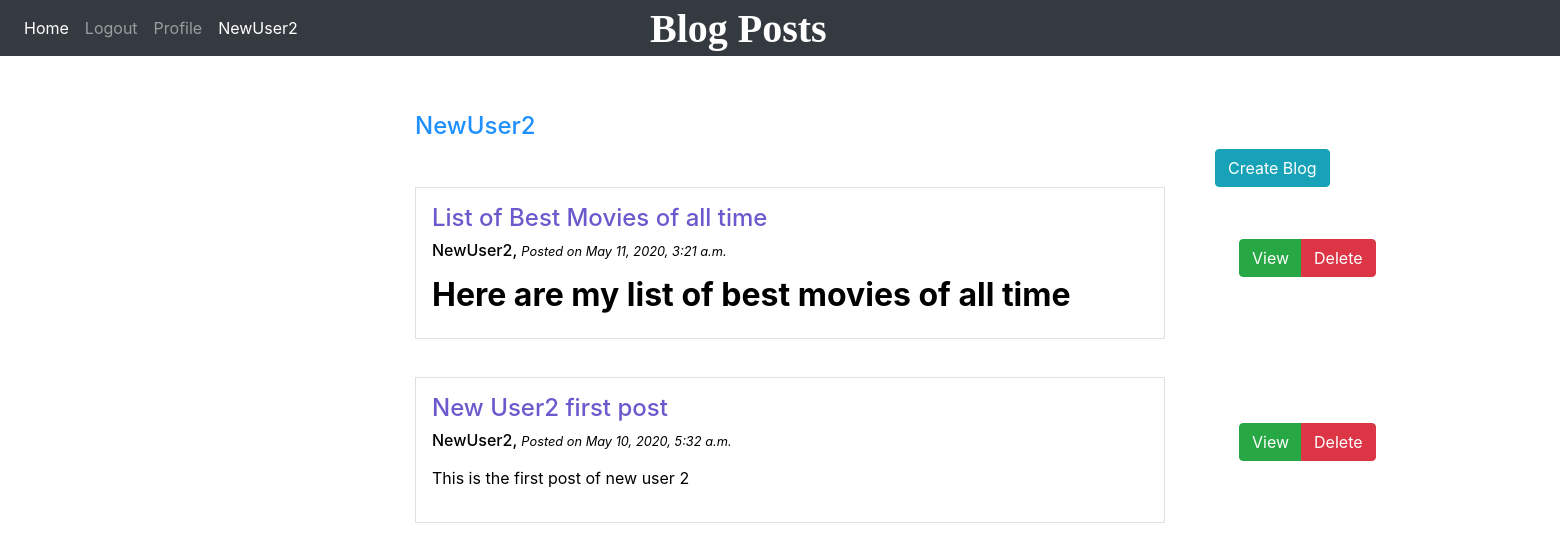
Screenshot of /profile/ (signed in) with the database file from the repository.
### blog/models.py (models this page shows)
class Post(models.Model):
    title = models.CharField(max_length=100)
    content = RichTextField()
    date_posted = models.DateTimeField(default=timezone.now)
    author = models.ForeignKey(User, on_delete=models.CASCADE)

### users/views.py (the view)
# urls.py: path('profile/', user_views.profile, name='profile'),
@login_required
def profile(request):
    user = User.objects.get(username=request.user.username)
    posts = Post.objects.filter(author=user).order_by('-date_posted')
    return render(request, 'users/profile.html', {'posts': posts})

### users/templates/users/profile.html (shortened to what this page needs)
{% extends "blog/home_page.html" %}
{% load static  %}
{% block content %}
    <link rel="stylesheet" type="text/css" href="{% static 'users/style_users.css' %}">
    <h4> {{ user.username }} </h4>
        <div style="position:relative;left:800px;">
            {% if user.is_authenticated %}
                <a href="{% url 'create-blog' %}" class="btn btn-info" role="button">Create Blog</a>
            {% endif %}
        </div>
        <div>
            {% for post in posts %}
                <div class="media border p-3" id="post_box">
                    <div class="media-body" style="color:black;">
                        <h4 id="post_title"> {{ post.title }} </h4>
                        <h6> <span class="lg-col-10"> {{ post.author }}, <small><i> Posted on {{ post.date_posted }} </i></small> </h6>
                        <p>{{post.content | truncatechars:100 | safe }}</p>
                    </div>
                </div>
                    <form class="form-inline" name="Form1"  method="post">
                        <div class="btn-group" style="position:relative;left:550px;top:-100px;">
                            <button type="submit" class="btn btn-success" name="view_button" formaction="/viewpost">View</button>
                            <button type="submit" class="btn btn-danger" name="delete_button" formaction="/deletepost/">Delete</button>
                        </div>
                    </form>
            {% endfor %}
        </div>
{% endblock content %}

### blog/templates/blog/home_page.html (shortened to what this page needs)
{% load static %}
<!DOCTYPE html>
<html lang="" dir="ltr">
    <head>
        <link rel="stylesheet" href="https://maxcdn.bootstrapcdn.com/bootstrap/4.0.0/css/bootstrap.min.css"
>
        <link rel="stylesheet" type="text/css" href="{% static 'blog/style_sheet.css' %}">
    </head>
    <body>
        <nav class="navbar navbar-expand-sm bg-dark navbar-dark">
            <ul class="navbar-nav">
                <li class="nav-item active">
                    <a class="nav-link" href="{% url 'home-page' %}">Home</a>
                </li>
                {% if user.is_authenticated %}
                    <li class="nav-item">
                    <a class="nav-link" href="{% url 'logout' %}">Logout</a>
                    </li>
                    <li class="nav-item">
                    <a class="nav-link" href="{% url 'profile' %}">Profile</a>
                    </li>
                    <li class="nav-item active">
                    <a class="nav-link" href="#">{{ user.username }}</a>
                    </li>
                {% endif %}
            </ul>
        </nav>
        <h1 id="heading"> Blog Posts </h1>
        <div class="col-sm-3 col-md-6 col-lg-6" style="position:relative;left:400px;">
            {% block content %}
            {% endblock content %}
        </div>
    </body>
    </html>

### blog/static/blog/style_sheet.css (style rules this page uses)
#heading { position: relative; left: 650px; bottom: 51px; color: white; font-family: "Old English Text MT"; font-weight: 900; }
#post_title { color: slateblue; }

### users/static/users/style_users.css (style rules this page uses)
h4 { color: dodgerblue; }

### rows the page displays
Post: title "List of Best Movies of all time", author "NewUser2", date_posted "May 11, 2020, 3:21 a.m.", content "Here are my list of best movies of all time"
Post: title "New User2 first post", author "NewUser2", date_posted "May 10, 2020, 5:32 a.m.", content "This is the first post of new user 2"

### other values shown
{{ user.username }} "NewUser2"
